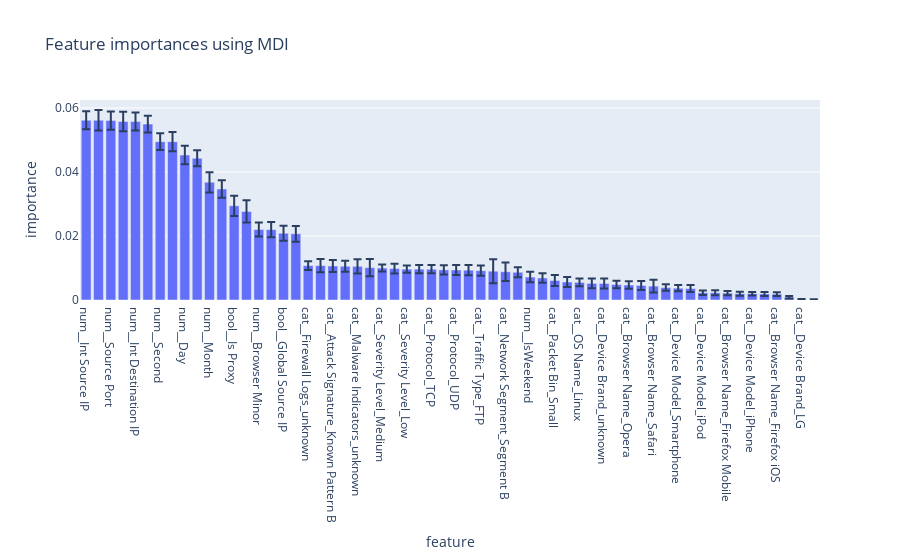

Source (notebook cell):
### Markdown cell above
### Feature Importance

### Code cell
importances = first_model.named_steps['classifier'].feature_importances_
std = np.std([tree.feature_importances_ for tree in first_model.named_steps['classifier'].estimators_], axis=0)
feature_names = [f"{x}" for x in first_model.named_steps["preprocessor"].get_feature_names_out()]
forest_importances = pd.DataFrame({"feature": feature_names, "importance": importances, "std": std}).sort_values("importance", ascending=False)

fig = px.bar(forest_importances,x="feature",y="importance", error_y="std", title="Feature importances using MDI")
fig.show()

### Figure 1 — Plotly figure (JSON) as saved in the notebook; plotly's stock layout.template omitted (floating-point values rounded to 4 significant figures)
{"data": [{"error_y": {"array": [0.002829, 0.003202, 0.002828, 0.00306, 0.002825, 0.002624, 0.002603, 0.002997, 0.002903, 0.002507, 0.003167, 0.002731, 0.00313, 0.003492, 0.002192, 0.002401, 0.002355, 0.002467, 0.001337, 0.002035, 0.001868, 0.001686, 0.00222, 0.002718, 0.001081, 0.001528, 0.001159, 0.001274, 0.001302, 0.001451, 0.001558, 0.001616, 0.001614, 0.003733, 0.002923, 0.001543, 0.001644, 0.001451, 0.001696, 0.001529, 0.001227, 0.001505, 0.00154, 0.001182, 0.001152, 0.001385, 0.001975, 0.001024, 0.000978, 0.001102, 0.000683, 0.0008008, 0.0006404, 0.0006189, 0.0005237, 0.0006289, 0.000557, 0.0003725, 0.0001411, 0.0001242]}, "hovertemplate": "feature=%{x}<br>importance=%{y}<extra></extra>", "legendgroup": "", "marker": {"color": "#636efa", "pattern": {"shape": ""}}, "name": "", "orientation": "v", "showlegend": false, "textposition": "auto", "type": "bar", "x": ["num__Int Source IP", "num__Destination Port", "num__Source Port", "num__Anomaly Scores", "num__Int Destination IP", "num__Packet Length", "num__Second", "num__Minute", "num__Day", "num__Hour", "num__Month", "num__Browser Version", "bool__Is Proxy", "num__DayOfWeek", "num__Browser Minor", "num__Year", "bool__Global Source IP", "bool__Global Destination IP", "cat__Firewall Logs_unknown", "cat__IDS/IPS Alerts_unknown", "cat__Attack Signature_Known Pattern B", "cat__Log Source_Server", "cat__Malware Indicators_unknown", "cat__Packet Type_Data", "cat__Severity Level_Medium", "cat__Action Taken_Ignored", "cat__Severity Level_Low", "cat__Action Taken_Logged", "cat__Protocol_TCP", "cat__Network Segment_Segment C", "cat__Protocol_UDP", "cat__Traffic Type_HTTP", "cat__Traffic Type_FTP", "cat__Alerts/Warnings_unknown", "cat__Network Segment_Segment B", "cat__Packet Bin_Medium", "num__IsWeekend", "cat__OS Name_Windows", "cat__Packet Bin_Small", "cat__Browser Name_IE", "cat__OS Name_Linux", "cat__Device Model_unknown", "cat__Device Brand_unknown", "cat__Browser Name_Firefox", "cat__Browser Name_Opera", "cat__OS Name_Mac OS X", "cat__Browser Name_Safari", "cat__Device Brand_Generic", "cat__Device Model_Smartphone", "cat__OS Name_iOS", "cat__Device Model_iPod", "cat__Browser Name_Mobile Safari", "cat__Browser Name_Firefox Mobile", "cat__Device Model_iPad", "cat__Device Model_iPhone", "cat__Browser Name_Chrome Mobile iOS", "cat__Browser Name_Firefox iOS", "cat__Device Model_Tablet", "cat__Device Brand_LG", "cat__Device Model_UG"], "xaxis": "x", "y": [0.05617, 0.05616, 0.05606, 0.05579, 0.05577, 0.05496, 0.04947, 0.04946, 0.04528, 0.0443, 0.03678, 0.03469, 0.02941, 0.02767, 0.02202, 0.02199, 0.02087, 0.02069, 0.01074, 0.01074, 0.01063, 0.01054, 0.01052, 0.0101, 0.009991, 0.009815, 0.009644, 0.009641, 0.009621, 0.009413, 0.009387, 0.00932, 0.009163, 0.009003, 0.008824, 0.008662, 0.00716, 0.006877, 0.006104, 0.005619, 0.005507, 0.00519, 0.005169, 0.004824, 0.004685, 0.004548, 0.004338, 0.003875, 0.003688, 0.003574, 0.002275, 0.002267, 0.002158, 0.001968, 0.001959, 0.001904, 0.001829, 0.0008497, 0.0001754, 0.0001432], "yaxis": "y"}], "layout": {"barmode": "relative", "legend": {"tracegroupgap": 0}, "title": {"text": "Feature importances using MDI"}, "xaxis": {"anchor": "y", "domain": [0, 1], "title": {"text": "feature"}}, "yaxis": {"anchor": "x", "domain": [0, 1], "title": {"text": "importance"}}}}
